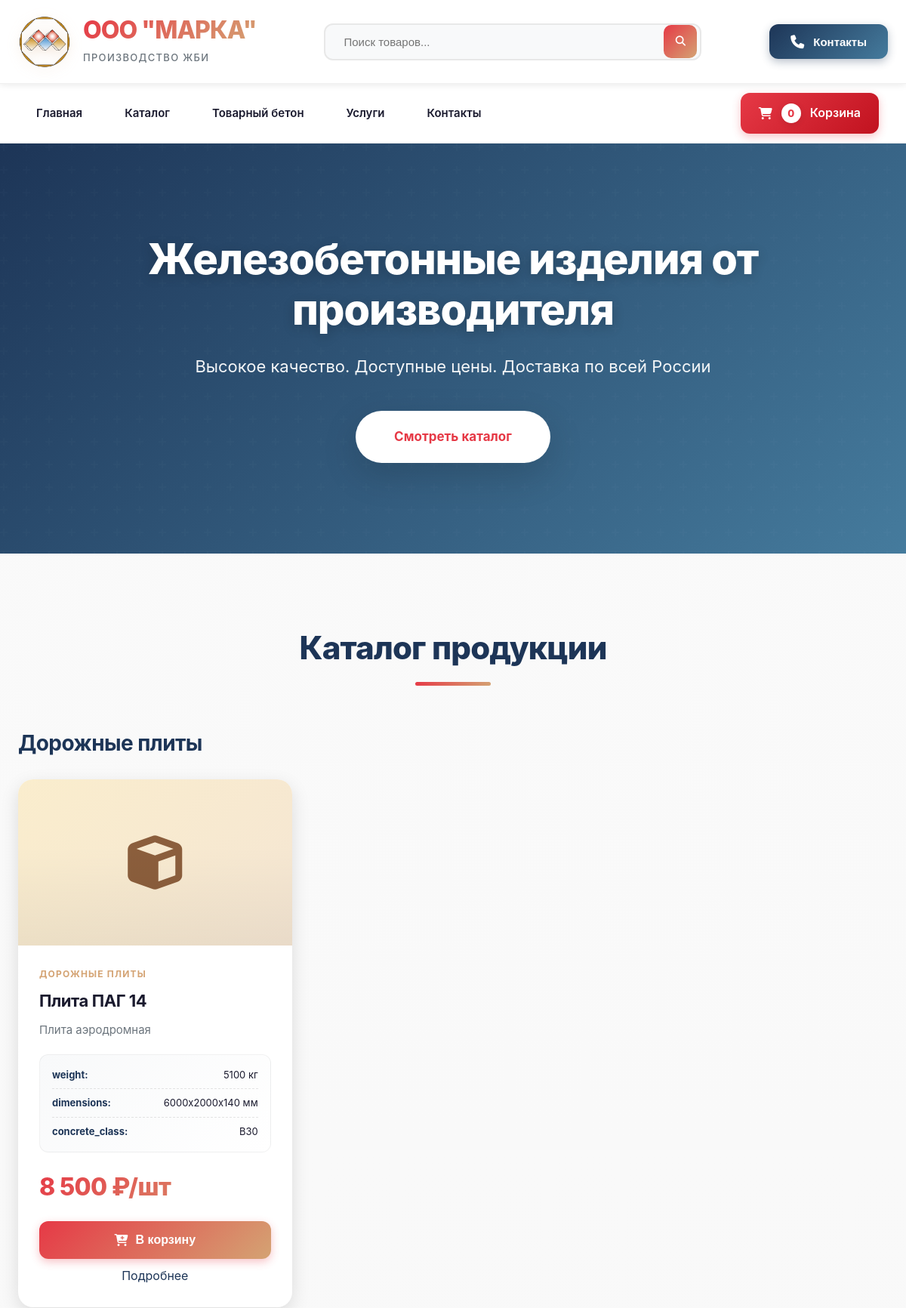
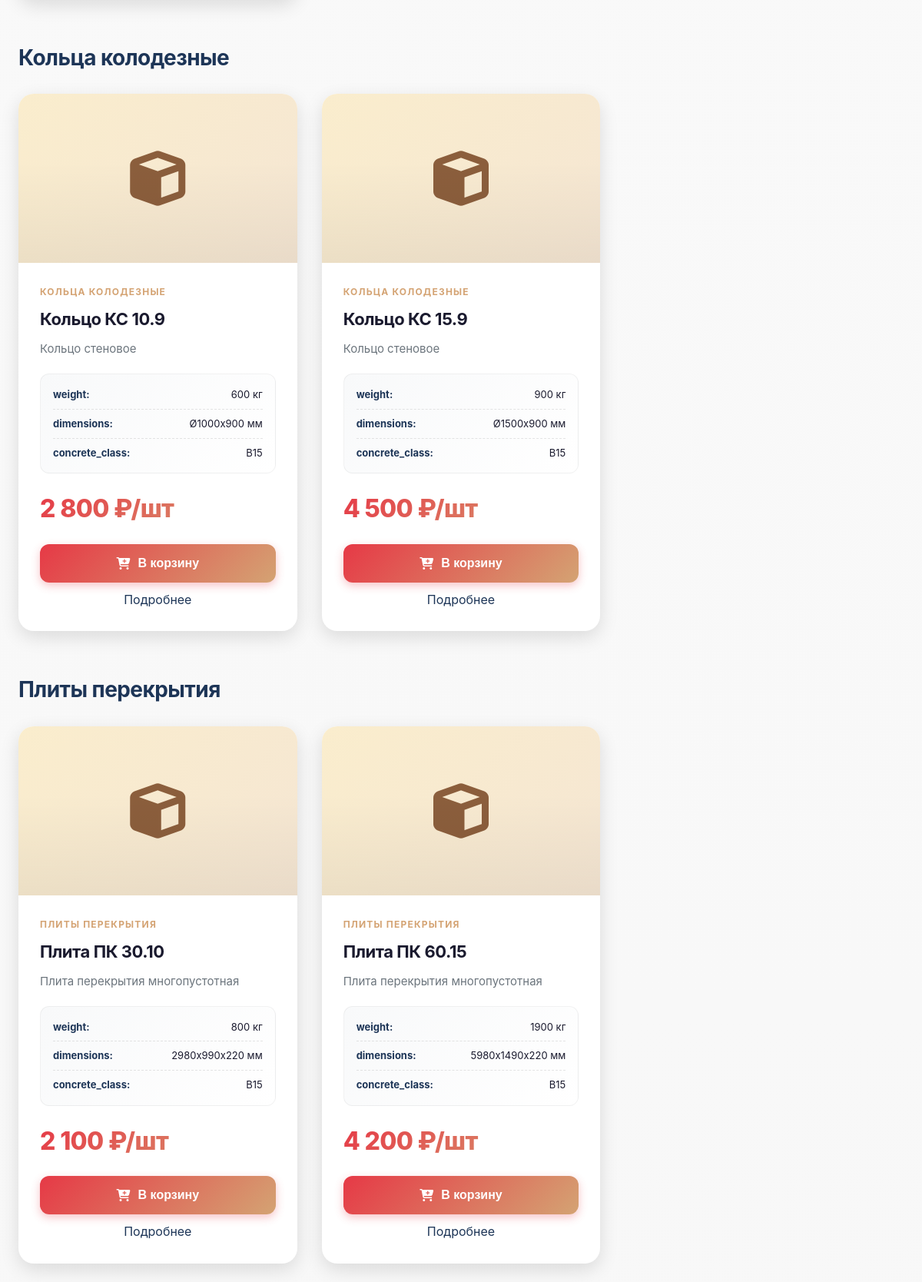
The page / (upper part) on the database its author committed (2 pictures, top to bottom).
### tables this page shows
CREATE TABLE categories (
                            id INT AUTO_INCREMENT PRIMARY KEY,
                            name VARCHAR(255) NOT NULL,
                            slug VARCHAR(255) NOT NULL,
                            description TEXT
);

CREATE TABLE products (
                          id INT AUTO_INCREMENT PRIMARY KEY,
                          category_id INT,
                          name VARCHAR(255) NOT NULL,
                          slug VARCHAR(255) NOT NULL,
                          description TEXT,
                          price DECIMAL(10, 2) NOT NULL,
                          unit VARCHAR(50) DEFAULT 'шт',
                          image VARCHAR(255),
                          specifications JSON,
                          in_stock BOOLEAN DEFAULT TRUE,
                          created_at TIMESTAMP DEFAULT CURRENT_TIMESTAMP
);

### includes/functions.php (called while the page is built, shortened)
<?php
function getCategories($pdo) {
    $stmt = $pdo->query("SELECT * FROM categories ORDER BY name");
    return $stmt->fetchAll();
}
function getProducts($pdo, $categoryId = null) {
    if ($categoryId) {
        $stmt = $pdo->prepare("
            SELECT p.*, c.name as category_name
            FROM products p
            LEFT JOIN categories c ON p.category_id = c.id
            WHERE p.category_id = ? ORDER BY p.name
        ");
        $stmt->execute([$categoryId]);
    }
    return $stmt->fetchAll();
}
?>

### index.php (the view, shortened to what this page needs)
<?php require_once __DIR__ . '/includes/header.php'; ?>
    <section class="hero">
        <div class="container">
            <h2>Железобетонные изделия от производителя</h2>
            <p>Высокое качество. Доступные цены. Доставка по всей России</p>
            <a href="/catalog.php" class="btn-primary">Смотреть каталог</a>
        </div>
    </section>
    <section class="catalog">
        <div class="container">
            <h2 class="section-title">Каталог продукции</h2>
            <?php
            $categories = getCategories($pdo);
            foreach ($categories as $category):
                $products = getProducts($pdo, $category['id']);
                ?>
                <div id="<?php echo $category['slug']; ?>" style="margin-bottom: 60px;">
                    <h3 style="font-size: 28px; margin-bottom: 30px; color: var(--primary-blue);">
                        <?php echo htmlspecialchars($category['name']); ?>
                    </h3>
                    <div class="products-grid">
                        <?php foreach (array_slice($products, 0, 6) as $product): ?>
                            <div class="product-card">
                                <div class="product-image">
                                    <i class="fas fa-cube"></i>
                                </div>
                                <div class="product-info">
                                    <div class="product-category"><?php echo htmlspecialchars($category['name']); ?></div>
                                    <h3 class="product-name"><?php echo htmlspecialchars($product['name']); ?></h3>
                                    <p class="product-description"><?php echo htmlspecialchars($product['description']); ?></p>
                                    <?php if ($product['specifications']): ?>
                                        <div class="product-specs">
                                            <?php
                                            $specs = json_decode($product['specifications'], true);
                                            foreach ($specs as $key => $value): ?>
                                                <div><strong><?php echo htmlspecialchars($key); ?>:</strong> <?php echo htmlspecialchars($value); ?></div>
                                            <?php endforeach; ?>
                                        </div>
                                    <?php endif; ?>
                                    <div class="product-price">
                                        <?php echo number_format($product['price'], 0, '.', ' '); ?> ₽/<?php echo htmlspecialchars($product['unit']); ?>
                                    </div>
                                    <button class="btn-add-cart" onclick="addToCart(<?php echo $product['id']; ?>, '<?php echo htmlspecialchars($product['name']); ?>', <?php echo $product['price']; ?>)">
                                        <i class="fas fa-cart-plus"></i> В корзину
                                    </button>
                                    <a href="/product.php?slug=<?php echo $product['slug']; ?>" style="display: block; text-align: center; margin-top: 10px; color: var(--primary-blue); text-decoration: none;">
                                        Подробнее
                                    </a>
                                </div>
                            </div>
                        <?php endforeach; ?>
                    </div>
                </div>
            <?php endforeach; ?>
        </div>
    </section>
<?php require_once __DIR__ . '/includes/footer.php'; ?>

### rows shown on the page
categories: name "Дорожные плиты"
products: category.name "ДОРОЖНЫЕ ПЛИТЫ", name "Плита ПАГ 14", description "Плита аэродромная", key "weight", specifications "5100 кг", key "dimensions", specifications "6000x2000x140 мм", key "concrete_class", specifications "B30", price "8 500", unit "шт"
categories: name "Кольца колодезные"
products: category.name "КОЛЬЦА КОЛОДЕЗНЫЕ", name "Кольцо КС 10.9", description "Кольцо стеновое", key "weight", specifications "600 кг", key "dimensions", specifications "Ø1000x900 мм", key "concrete_class", specifications "B15", price "2 800", unit "шт"
products: category.name "КОЛЬЦА КОЛОДЕЗНЫЕ", name "Кольцо КС 15.9", description "Кольцо стеновое", key "weight", specifications "900 кг", key "dimensions", specifications "Ø1500x900 мм", key "concrete_class", specifications "B15", price "4 500", unit "шт"
categories: name "Плиты перекрытия"
products: category.name "ПЛИТЫ ПЕРЕКРЫТИЯ", name "Плита ПК 30.10", description "Плита перекрытия многопустотная", key "weight", specifications "800 кг", key "dimensions", specifications "2980x990x220 мм", key "concrete_class", specifications "B15", price "2 100", unit "шт"
products: category.name "ПЛИТЫ ПЕРЕКРЫТИЯ", name "Плита ПК 60.15", description "Плита перекрытия многопустотная", key "weight", specifications "1900 кг", key "dimensions", specifications "5980x1490x220 мм", key "concrete_class", specifications "B15", price "4 200", unit "шт"

### other values the page prints
$cartCount "0"
